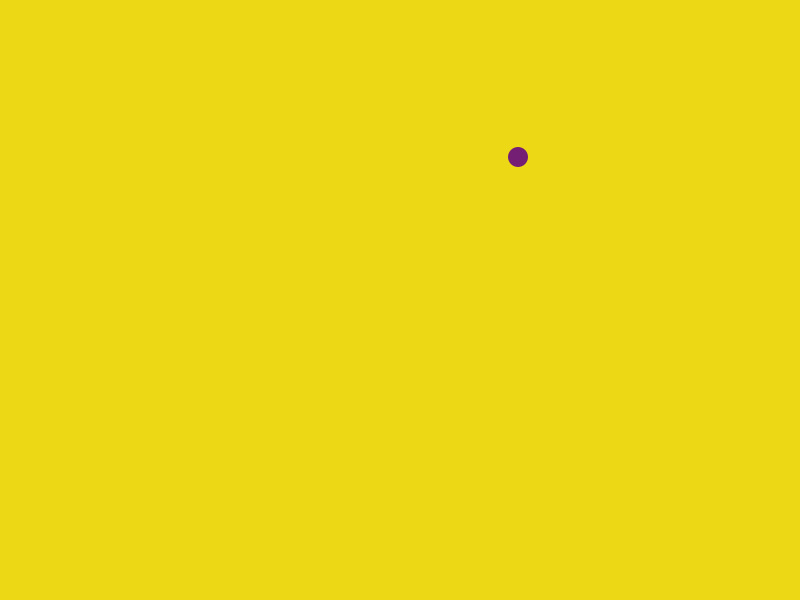
Frame 1 (no input)
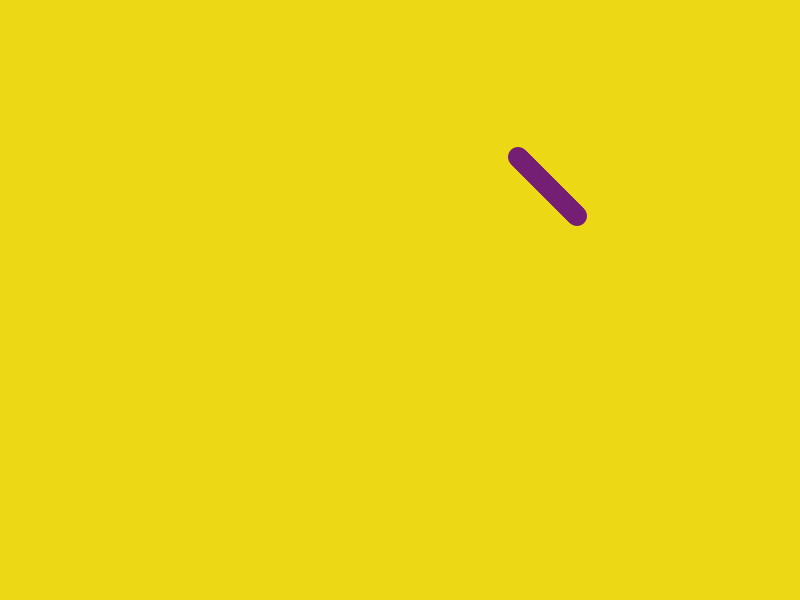
Frame 60 (the mouse pressed at the canvas centre just before this capture)
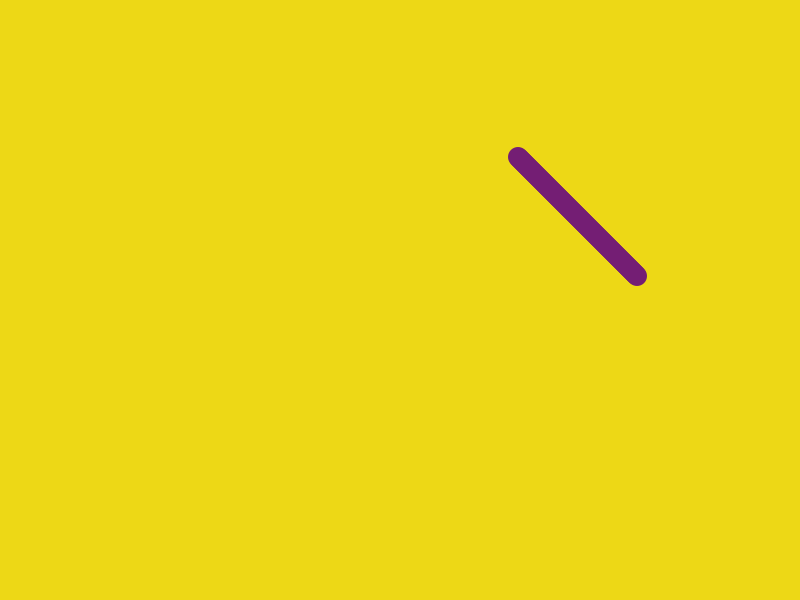
Frame 120 (the mouse held since frame 60 and released just before this capture)

The Processing sketch that drew these frames (run headless with seeded random() and noise(); from frame 60 on, the mouse is pressed at the canvas centre):

// Processing sketch: bounce_01
// ── bounce_01.pde
int x;
int y;
int velocityX = 1;
int velocityY = 1;
int shapeHeight = 20;
int shapeWidth = 20;
int borderTop;
int borderBottom;
int borderLeft;
int borderRight;

void setup() {
  size(800, 600);

  x = round(random(0, width));
  y = round(random(0, height));

  borderTop = 0 + shapeHeight / 2;
  borderBottom = height - shapeHeight / 2;
  borderLeft = 0 + shapeWidth / 2;
  borderRight = width - shapeWidth / 2;

  noStroke();
  fill(116, 30, 116);

  background(237, 216, 22);
}

void draw() {
  if (x >= borderRight || x <= borderLeft) {
    velocityX = velocityX * -1;
  }

  if (y >= borderBottom || y <= borderTop) {
    velocityY = velocityY * -1;
  }

  x = x + velocityX;
  y = y + velocityY;

  ellipse(x, y, shapeWidth, shapeHeight);
}
